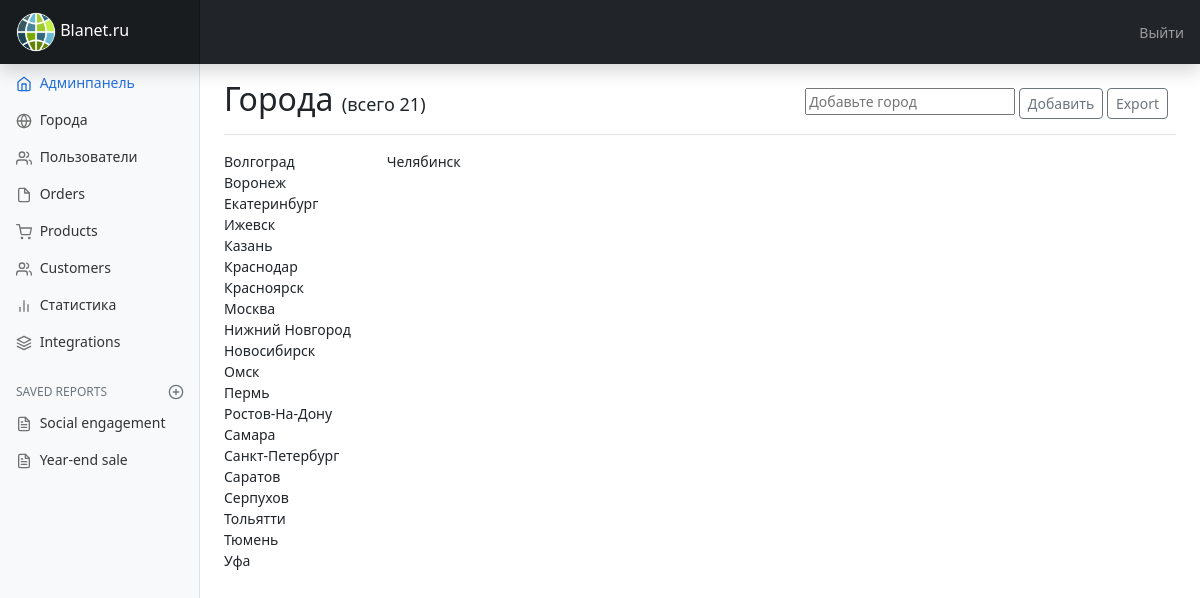
The app's page /admin/?city=true (signed in) with its own data.
### tables this page shows
CREATE TABLE `city` (
  `id` int(50) NOT NULL,
  `city` varchar(100) NOT NULL
);

### admin/classes/class.links.php (called while the page is built, shortened)
<?php
class Links
{
	public static function Url()
	{
		$link = (isset($_GET['city']) && ($_GET['city'] == 'true')) ? include ('city.php') : '';
		$link = (isset($_GET['stat']) && ($_GET['stat'] == 'true')) ? include ('skin/graph.php') : '';
		return $link;
	}
}

### inc/classes/class_db.php (called while the page is built, shortened)
<?php
class Database {
    public $sql;
    function __construct($sql)
    {
        $this->sql = $sql;
    }
    public function getConnection(){
        $root = $_SERVER['DOCUMENT_ROOT'];
        $this->conn = new mysqli(HOST, USER, PASS, DATABASE);
        return $this->conn->query($this->sql);
    }
}

### admin/city.php (the view, shortened to what this page needs)
<?php
if ($_GET) :
	include_once ('../inc/classes/class_db.php');
$city = new Database("SELECT id, COUNT(*) FROM city GROUP BY id");
  $db = $city->getConnection();
while($row = $db->fetch_assoc()) {
  $num = $row['id'];
}
?>
    <h1 class="h2">Города <small style="font-size: 18px;">(всего <?= $num; ?>)</small></h1>
    <div class="btn-toolbar mb-2 mb-md-0">
      <div class="btn-group me-2">
      	<form method="post">
      		<input type="text" name="addcity" autofocus="autofocus" placeholder="Добавьте город">
        <button type="submit" class="btn btn-sm btn-outline-secondary">Добавить</button>
        <button type="submit" class="btn btn-sm btn-outline-secondary" name="export">Export</button>
    </form>
      </div>
    </div>
  </div>
  <div style="height: 100%;">
  <div class="row align-items-start">
<div class="col">
  <?php
$city = new Database("SELECT city FROM city ORDER BY city LIMIT 20");
$db = $city->getConnection();
if ($db->num_rows > 0) {
  while($row = $db->fetch_assoc()) {
  echo "\t\t<li class='city'><span class='ymaps-geolink'>".$row['city']."</span></li>\n";
  }
}
  ?>
    </div>
<div class="col">
  <?php
$city = new Database("SELECT city FROM city ORDER BY city LIMIT 20 OFFSET 20");
$db = $city->getConnection();
if ($db->num_rows > 0) {
  while($row = $db->fetch_assoc()) {
  echo "\t\t<li class='city'><span class='ymaps-geolink'>".$row['city']."</span></li>\n";
  }
}
  ?>
    </div>
  </div>
</div>
<?php
endif;

### admin/index.php (shortened to what this page needs)
<?php
$protocol = "http".(isset($_SERVER['HTTPS']) ? "s" : "");
$home = $protocol."://".$_SERVER['HTTP_HOST'];
$title = 'Blanet.ru';
$admintitle = 'Админпанель';
if ($_SESSION['user_group'] == 1) {
?>
<!doctype html>
<html lang="ru">
  <head>
	<link href="https://getbootstrap.com/docs/5.2/dist/css/bootstrap.min.css" rel="stylesheet">
  <link href="css/style.css" rel="stylesheet">
    <link href="dashboard.css" rel="stylesheet">
  </head>
  <body>
<?php include ('skin/header.php'); ?>
<div class="container-fluid">
  <div class="row">
<?php include ('skin/navpanel.php'); ?>
<main class="col-md-9 ms-sm-auto col-lg-10 px-md-4">
  <div class="d-flex justify-content-between flex-wrap flex-md-nowrap align-items-center pt-3 pb-2 mb-3 border-bottom">
<?php
Links::Url();
?>
</div>
  </div>
  </body>
</html>
<?php
}

### admin/skin/header.php (shortened to what this page needs)
<header class="navbar navbar-dark sticky-top bg-dark flex-md-nowrap p-0 shadow">
  <a class="navbar-brand col-md-3 col-lg-2 me-0 px-3 fs-6" href="<?= $home; ?>">
<img src="../img/favicon.svg" alt="logo" height='40vh'> <?= $title; ?>
  </a>
  <div class="navbar-nav">
    <div class="nav-item text-nowrap">
      <a class="nav-link px-3" href="../logout">Выйти</a>
    </div>
  </div>
</header>

### admin/skin/navpanel.php
<nav id="sidebarMenu" class="col-md-3 col-lg-2 d-md-block bg-light sidebar collapse" style="position: fixed;">
  <div class="position-sticky pt-3 sidebar-sticky">
    <ul class="nav flex-column">
      <li class="nav-item">
        <a class="nav-link active" aria-current="page" href="<?= ADMIN ?>">
          <span data-feather="home" class="align-text-bottom"></span>
          <?= $admintitle; ?>
        </a>
      </li>
      <li class="nav-item">
        <a class="nav-link" href="<?= ADMIN ?>/?city=true">
          <span data-feather="globe" class="align-text-bottom"></span>
          Города
        </a>
      </li>
      <li class="nav-item">
        <a class="nav-link" href="<?= ADMIN ?>/?users=true">
          <span data-feather="users" class="align-text-bottom"></span>
          Пользователи
        </a>
      </li>
      <li class="nav-item">
        <a class="nav-link" href="#">
          <span data-feather="file" class="align-text-bottom"></span>
          Orders
        </a>
      </li>
      <li class="nav-item">
        <a class="nav-link" href="#">
          <span data-feather="shopping-cart" class="align-text-bottom"></span>
          Products
        </a>
      </li>
      <li class="nav-item">
        <a class="nav-link" href="#">
          <span data-feather="users" class="align-text-bottom"></span>
          Customers
        </a>
      </li>
      <li class="nav-item">
        <a class="nav-link" href="<?= ADMIN ?>/?stat=true">
          <span data-feather="bar-chart-2" class="align-text-bottom"></span>
          Статистика
        </a>
      </li>
      <li class="nav-item">
        <a class="nav-link" href="#">
          <span data-feather="layers" class="align-text-bottom"></span>
          Integrations
        </a>
      </li>
    </ul>
    <h6 class="sidebar-heading d-flex justify-content-between align-items-center px-3 mt-4 mb-1 text-muted text-uppercase">
      <span>Saved reports</span>
      <a class="link-secondary" href="#" aria-label="Add a new report">
        <span data-feather="plus-circle" class="align-text-bottom"></span>
      </a>
    </h6>
    <ul class="nav flex-column mb-2">
      <li class="nav-item">
        <a class="nav-link" href="#">
          <span data-feather="file-text" class="align-text-bottom"></span>
          Social engagement
        </a>
      </li>
      <li class="nav-item">
        <a class="nav-link" href="#">
          <span data-feather="file-text" class="align-text-bottom"></span>
          Year-end sale
        </a>
      </li>
    </ul>
  </div>
</nav>

### admin/css/style.css (style rules this page uses)
.city { list-style-type: none; }

### admin/css/dashboard.css (style rules this page uses)
body { font-size: .875rem; }
.feather { width: 16px; height: 16px; }
.sidebar { position: fixed; top: 0; bottom: 0; left: 0; z-index: 100; padding: 48px 0 0; box-shadow: inset -1px 0 0 rgba(0, 0, 0, .1); }
.sidebar-sticky { height: calc(100vh - 48px); overflow-x: hidden; overflow-y: auto; }
.sidebar .nav-link { font-weight: 500; color: #333; }
.sidebar .nav-link .feather { margin-right: 4px; color: #727272; }
.sidebar .nav-link.active { color: #2470dc; }
.sidebar .nav-link:hover .feather, .sidebar .nav-link.active .feather { color: inherit; }
.sidebar-heading { font-size: .75rem; }
.navbar-brand { padding-top: .75rem; padding-bottom: .75rem; background-color: rgba(0, 0, 0, .25); box-shadow: inset -1px 0 0 rgba(0, 0, 0, .25); }

### records on screen
city: id "21", city "Серпухов"
city: city "Волгоград"
city: city "Воронеж"
city: city "Екатеринбург"
city: city "Ижевск"
city: city "Казань"
city: city "Краснодар"
city: city "Красноярск"
city: city "Москва"
city: city "Нижний Новгород"
city: city "Новосибирск"
city: city "Омск"
city: city "Пермь"
city: city "Ростов-На-Дону"
city: city "Самара"
city: city "Санкт-Петербург"
city: city "Саратов"
city: city "Тольятти"
city: city "Тюмень"
city: city "Уфа"
city: city "Челябинск"

### other values on screen
$title "Blanet.ru"
$admintitle "Админпанель"
